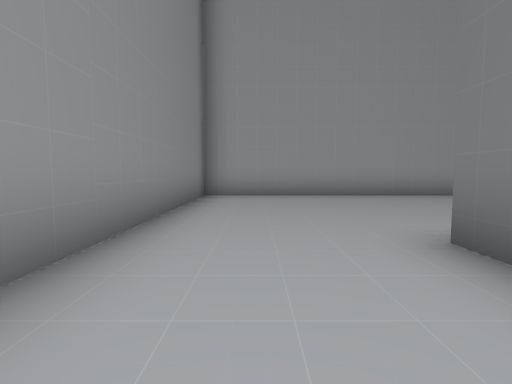
view 1 (above)

14 first-person views from a walk through a scene from a Unity 3-D project. The camera is 1.2 m above the floor, tilts 4° down and sees 85° across. The floor is counted in squares, 2 m on a side. Each view is taken from the middle of a square. On the plan, view 1 faces up. The plan holds only what a view shows up to about 9 squares ahead; the rest is blank. The place goes on beyond the plan. The player character is not drawn.

view 2
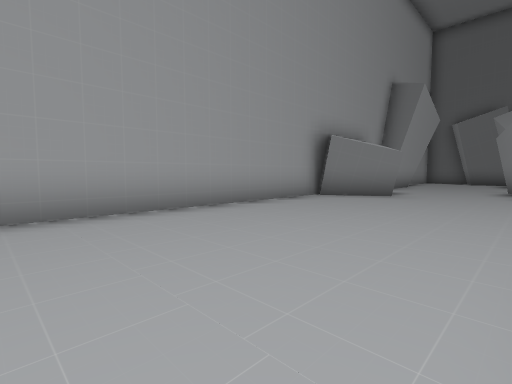

view 3
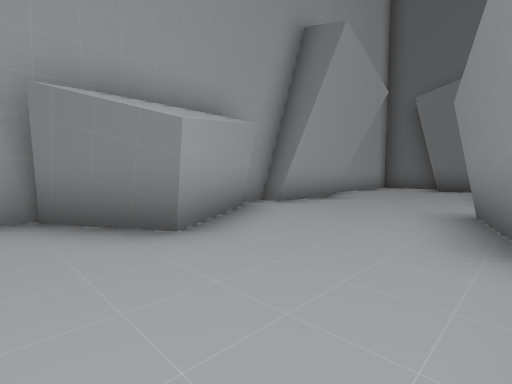

view 4
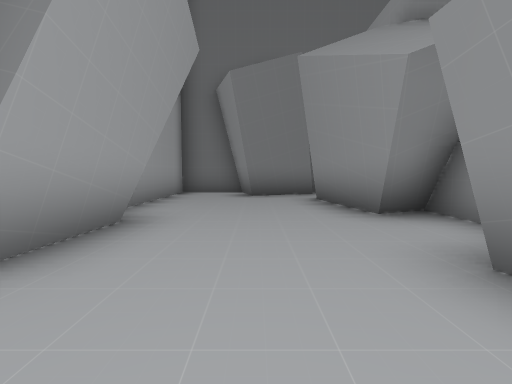

view 5
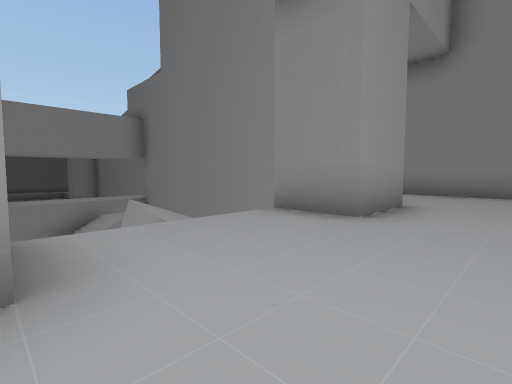

view 6
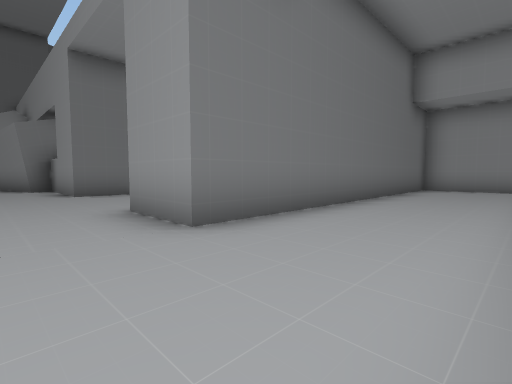

view 7
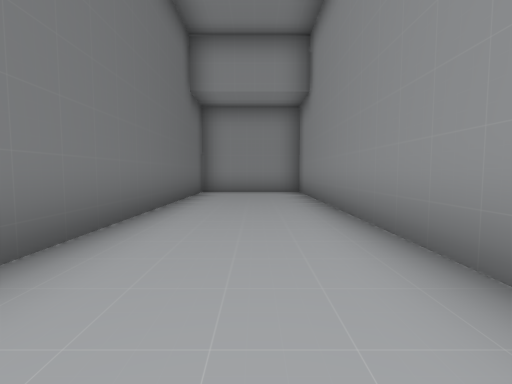

view 8
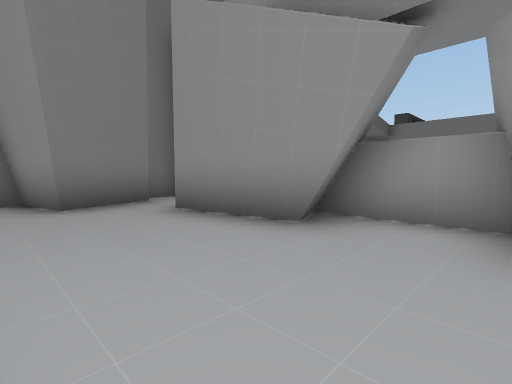

view 9
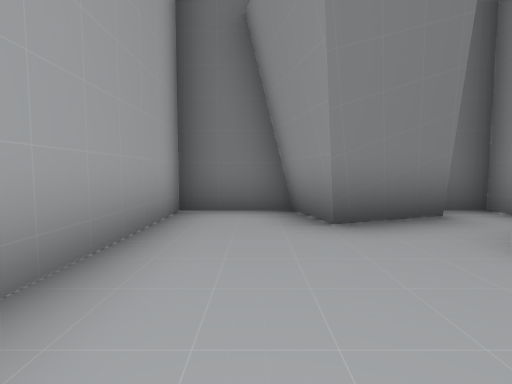

view 10
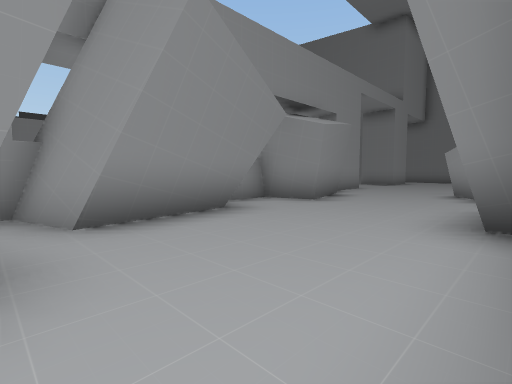

view 11
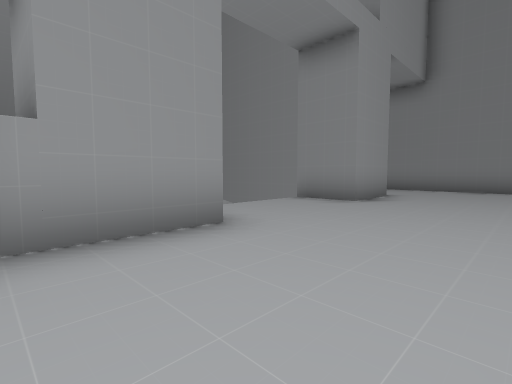

view 12
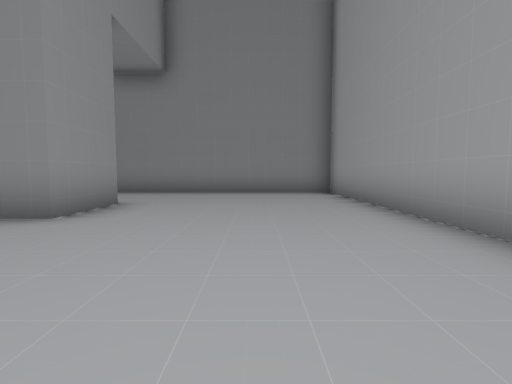

view 13
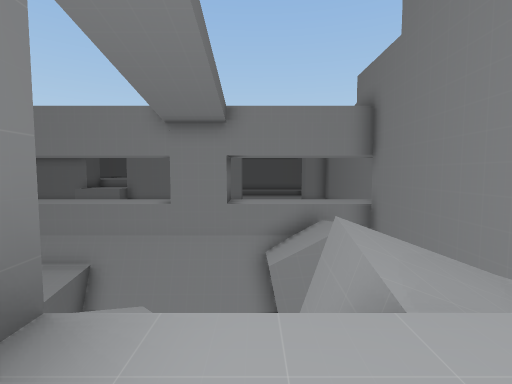

view 14
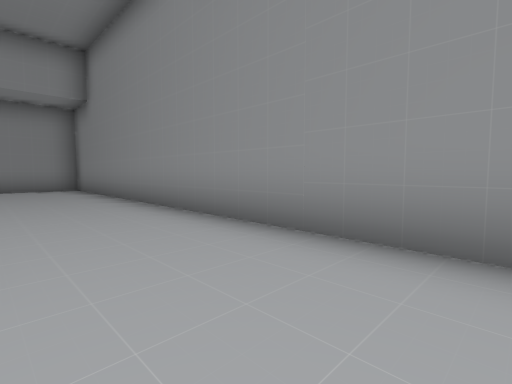

### Floor plan
Key: @ floor where view 1 was taken; # wall or solid block; . floor; / step, stairs or slope; v drop or lower ground.
Columns run from 2 left of view 1 to 19 right of it. Each row starts with its distance up from view 1.
  8 ########### ### ######
  7 #.........###.###....#
  6 #.........##.........#
  5 #..................###
  4 #...................##
  3 #...........###.###..#
  2 #...##...#############
  1 #...##///#
  0 #.@.# //
 -1 #...#vvvv
 -2 #...#
 -3 #...#     vv
 -4 #...# vv
 -5 #...# vvv    vv
 -6 #...# vvvvvvvvvv
 -7 ####vvvvv##vvvvv

Positions as (right, up) in squares from view 1, and headings:
1: (0, 0), facing up
2: (1, 3), facing up-right
3: (7, 3), facing up-right
4: (10, 5), facing right
5: (7, 4), facing down-left
6: (-1, 4), facing down-right
7: (0, 2), facing down
8: (12, 6), facing down-right
9: (14, 6), facing right
10: (17, 7), facing down-left
11: (9, 5), facing down-left
12: (7, 5), facing left
13: (6, 2), facing down
14: (1, 4), facing down-left
